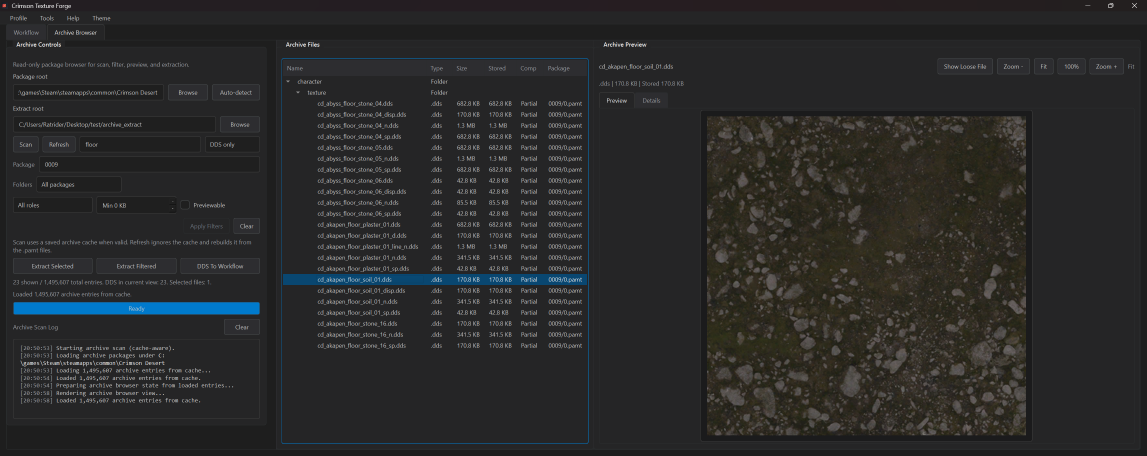
#> input picture archive_browser.png, 3440 x 1368 px (shown at 1/3 size)
$ python -i new_item_materials.py   (imports and definitions only)
#> lines starting #> are read from the running program, lines starting #| are printed output that depends on the picture
### cdmw/app/native_threads.py
"""Bound the thread pools that native numerical libraries start when they load.

numpy's wheel carries OpenBLAS, which starts one thread per core (24 on the
development machine) when numpy is imported and commits about 20 MiB for each:
490 MiB of commit in every CDMW Python process before any work is done, and
20 to 120 ms of import time (P16 stage 2 report, "numpy without OpenBLAS").
CDMW's matrix work is small (3 x 3 and 4 x 4 transforms, N x 3 vertex sets, one
texture-sized UV bake). Two threads is the smallest count at which none of
CDMW's linear-algebra sites a user waits for grows by more than about 50 ms
(the report's table: one thread slows the UV bake from 72 to 148 ms); it commits
50 MiB instead of 500.

``cdmw/__init__.py`` calls this, so it runs before numpy in every entry point
that imports the package first: the app (``cdmw_app.py`` imports ``cdmw``
before anything else), each ``--*-worker`` mode and the MCP bridge (all through
``cdmw_app.py``), and the tests (``tests/conftest.py`` imports ``cdmw`` first).
Child processes inherit the setting. A value the user has set is kept.
"""

from __future__ import annotations

import os

OPENBLAS_THREADS = "2"


def limit_native_thread_pools(environ=None) -> None:
    target = os.environ if environ is None else environ
    target.setdefault("OPENBLAS_NUM_THREADS", OPENBLAS_THREADS)


__all__ = ["OPENBLAS_THREADS", "limit_native_thread_pools"]

### cdmw/domain/new_item/item_behavior.py
"""Closed item.behavior@1 values for the remaining ItemInfo authoring families.

Descriptors are application-owned storage contracts. Packages supply values,
never descriptors, offsets, reader addresses or executable expressions.
"""
from copy import deepcopy
from dataclasses import dataclass, field, fields
from math import isfinite
from typing import Mapping


def record(**members):
    return ('record', tuple(members.items()))


def sequence(value, maximum=256):
    return ('list', value, maximum)


def array(value, count):
    return ('array', value, count)


def optional(value):
    return ('optional', value)


LOCAL = record(category='u8', key='u64', text_key='text')
PAGE = record(left_texture='text', right_texture='text', left_knowledge='u32', right_knowledge='u32')
# Game 1.0.0.3732 rows add PageData._uiTextureRotationType (one byte) after the right
# page's knowledge. Values read from such a row carry it as an extra member; a page
# written without it gets 0, and older rows cannot store anything else.
PAGE_ROTATION = 'texture_rotation'
INSPECTION = record(item='u32', gimmick='u32', character='u32', spawn_reason_hash='u32', socket='text',
    speak_character='u32', target_tag='u32', reward_own_knowledge='bool', reward_knowledge='u32', description=LOCAL,
    board_key='u32', action_type='u8', gimmick_state_hash='u32', target_page='u32', left_page='bool',
    page_knowledge='u32', read_after_reward='bool', refer_to_left_page='bool', effect='u32', complete_effect='u32')
INSPECT_ACTION = record(action_hash='u32', catch_tag_hash='u32', catcher_socket='text', target_socket='text')
DROP = record(enchant_level='u16', socket_items=sequence('u32', 8),
    socket_materials=sequence(record(item='u32', count='u64'), 8), subitem='subitem', valid_sockets='u8', use_sockets='bool')
DOCKING = record(gimmick='u32', character='u32', item='u32', parent_socket='text', child_socket='text',
    docking_tags=array('u32', 4), equipment_slot='u16', spawn_distance='u32', equip_gimmick='bool',
    damage_parent='bool', body_part='bool', docking_type='u8', summoner_team='bool', player_only='bool',
    npc_only='u32', sync_break_parent='bool', hit_part='u8', detected_by_npc='bool', bag_docking='bool',
    collision='bool', disable_other_gimmick_collision='bool', slot_key='text', inherit_summoner='bool',
    summon_tags=array('u32', 4), animation_root_bone='text')
INVENTORY_CHANGE = record(event_type='u8', player_condition='u32', target_condition='u32', event_condition='u32', inventory='u16')
MONEY_UNIT = record(unit='u32', ui_component='text', minimum='u32', icon='u32', money_icon='u32', name=LOCAL, description=LOCAL)
MONEY = record(price_floor='u64', units=sequence(MONEY_UNIT))
ICON = record(icon='u32', highlight_icon='u32', check_sealed='bool', gimmick_states=sequence('u32'), check_usable='bool')
PREFAB = record(scale=array('f32', 3), prefabs=sequence('u32'), animations=sequence('u32'),
    equipment_slots=sequence('u16'), tribe_genders=sequence('u32'), docking_switch='u32',
    use_gimmick_prefab='bool', craft_material='bool', data_type='u8')

# wire name -> (complete ItemInfo field, storage shape, editor section)
BEHAVIOR_FIELDS = {
    'item_type': ('_itemType', 'u8', 'classification'),
    'category': ('_categoryInfo', 'u16', 'classification'),
    'equipment_type': ('_equipTypeInfo', 'u32', 'classification'),
    'material_key': ('_materialKey', 'u32', 'classification'),
    'material_match': ('_materialMatchInfo', 'u32', 'classification'),
    'item_groups': ('_itemGroupInfoList', sequence('u16'), 'classification'),
    'hackable_character_groups': ('_hackableCharacterGroupInfoList', sequence('u16'), 'classification'),
    'stage': ('_stageInfo', 'u32', 'classification'),
    'advice': ('_lookDetailGameAdviceInfoWrapper', 'u32', 'classification'),
    'mission': ('_lookDetailMissionInfo', 'u32', 'classification'),
    'broken_prefix': ('_brokenItemPrefixString', 'u32', 'metadata'),
    'memo': ('_itemMemo', 'text', 'metadata'), 'filter_type': ('_filterType', 'text', 'metadata'),
    'default_texture': ('_defaultTexturePath', 'texture', 'metadata'), 'emoji_texture': ('_emojiTextureID', 'texture', 'metadata'),
    'drop_stat_type': ('_applyDropStatType', 'u8', 'drops'),
    'drop_defaults': ('_dropDefaultData', DROP, 'drops'),
    'default_subitem': ('_defaultSubItem', 'subitem', 'drops'),
    'discard_y_bits': ('_discardOffsetY', 'u32', 'drops'),
    'discard_attach_terrain': ('_discardAttachTerrain', 'bool', 'drops'),
    'fixed_pages': ('_fixedPageDataList', sequence(PAGE), 'inspection'),
    'dynamic_pages': ('_dynamicPageDataList', sequence(PAGE), 'inspection'),
    'inspections': ('_inspectDataList', sequence(INSPECTION), 'inspection'),
    'inspect_action': ('_inspectAction', INSPECT_ACTION, 'inspection'),
    'docking': ('_dockingChildData', optional(DOCKING), 'interaction'),
    'inventory_change': ('_inventoryChangeData', optional(INVENTORY_CHANGE), 'interaction'),
    'money': ('_moneyTypeDefine', optional(MONEY), 'currency'),
    'icons': ('_itemIconList', sequence(ICON), 'presentation'),
    'prefabs': ('_prefabDataList', sequence(PREFAB), 'presentation'),
}
SUBITEM_TYPES = frozenset((0, 3, 9, 14, 15, 16, 17, 18, 255))


@dataclass(frozen=True, slots=True)
class ItemBehaviorSettings:
    fields: Mapping[str, object] = field(default_factory=dict)


# [65 lines left out: functions validate_value, decode_behavior_settings, encode_behavior_settings, not called in this run]

### cdmw/services/new_item_materials.py
"""The plain-PBR material route of the New Item Studio.

The Builder's Full Import gives an imported model the template's layered material,
which the game then draws its own detail layers over. This route rewrites the
wrappers the import owns into the game's texture-driven `SkinnedMeshStandard`
(`SkinnedMeshEmissive` where the source glows), see
:mod:`cdmw.core.pac_xml_standard_material`, and gives them a real `_sp` map (G
roughness, B metalness) encoded from the source's metallic/roughness texture when
the source is known, else the Builder's material mask (same channel layout, but its
roughness was clamped towards matte).

`ModelFiles` in, `ModelFiles` out; nothing here reads or writes an archive.
"""

from __future__ import annotations

import copy
import hashlib
import re
import tempfile
from dataclasses import dataclass, field, replace
from pathlib import Path
from typing import TYPE_CHECKING, Callable, Dict, Mapping, Optional, Tuple

from cdmw.core.pac_xml_standard_material import (
    PacXmlMaterialError,
    PlainMaterial,
    find_material_wrappers,
    rewrite_materials,
)
from cdmw.domain.new_item.spec import MaterialRoute
from cdmw.services.new_item_planning import ModelFiles, NewItemPlanError

if TYPE_CHECKING:
    from cdmw.modding.material_replacer import ReplacementTextureSlot

_BASE_NAME_RE = re.compile(r"(_basecolor|_base_[0-9a-f]+)?\.dds$", re.I)
_BOM = "\ufeff"


# [34 lines that did not run here, left out]


# [10 lines that did not run here, left out]


# [124 lines that did not run here, left out]


def _sp_path_for(base_path: str, source_name: str) -> str:
    """Keep distinct source materials separate even when their base texture is shared."""

    folder, _, name = base_path.replace("\\", "/").rpartition("/")
    if _BASE_NAME_RE.search(name):
        new_name = _BASE_NAME_RE.sub("_sp.dds", name, count=1)
    else:
        new_name = f"{name[:-4]}_sp.dds" if name.lower().endswith(".dds") else f"{name}_sp.dds"
    if source_name:
        identity = hashlib.sha256(source_name.casefold().encode("utf-8")).hexdigest()[:12]
        new_name = f"{new_name.removesuffix('_sp.dds')}_{identity}_sp.dds"
    return f"{folder}/{new_name}" if folder else new_name


def encode_sp_from_png(png: Path, *, on_log: Optional[Callable[[str], None]] = None) -> bytes:
    """Encode a metallic/roughness PNG as the game's `_sp` DDS (BC1, full mip chain).

    glTF packs roughness in G and metalness in B, which is the `_sp` layout, so those
    two channels go through unchanged; the shipped `_sp` textures carry 255 in R (a
    steel sword's guard reads 255/59/255, its handle 255/111/43), and a glTF map's R
    is occlusion or nothing, so R is set to 255 the way the game's own are.
    """
#> called with png = '../../archive_browser.png'

    from PIL import Image

    from cdmw.core.texture_native import encode_dds_with_directxtex
    from cdmw.domain.textures.output import max_mips_for_size

    with Image.open(png) as image:
#> image is the input picture: PIL image 3440x1368 RGBA; mean R, G, B, A 41.7, 42, 41.8, 255
        width, height = image.size
#> width = 3440; height = 1368
        rgb = image.convert("RGB")
    _red, green, blue = rgb.split()
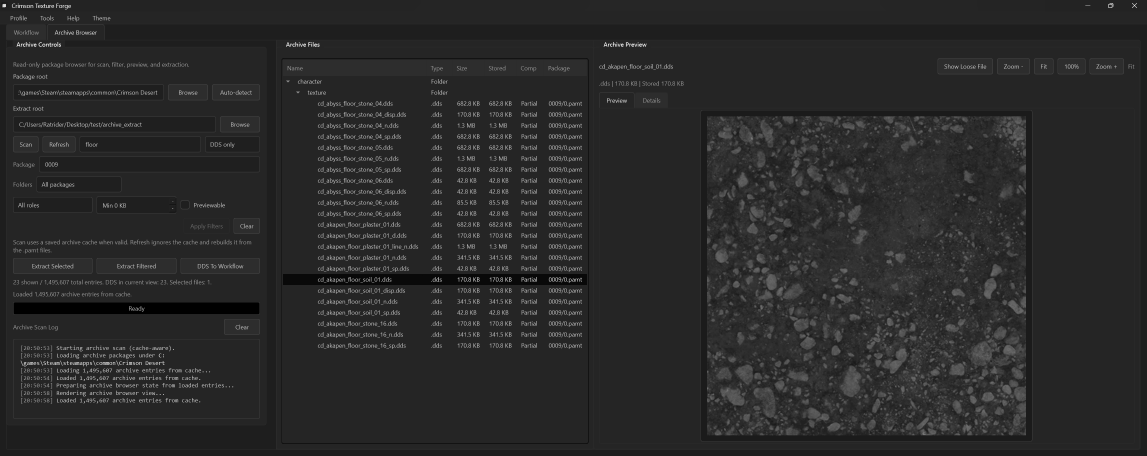
#> _red: PIL image 3440x1368 L (shown at 1/3 size); min 0, max 255, mean 41.7
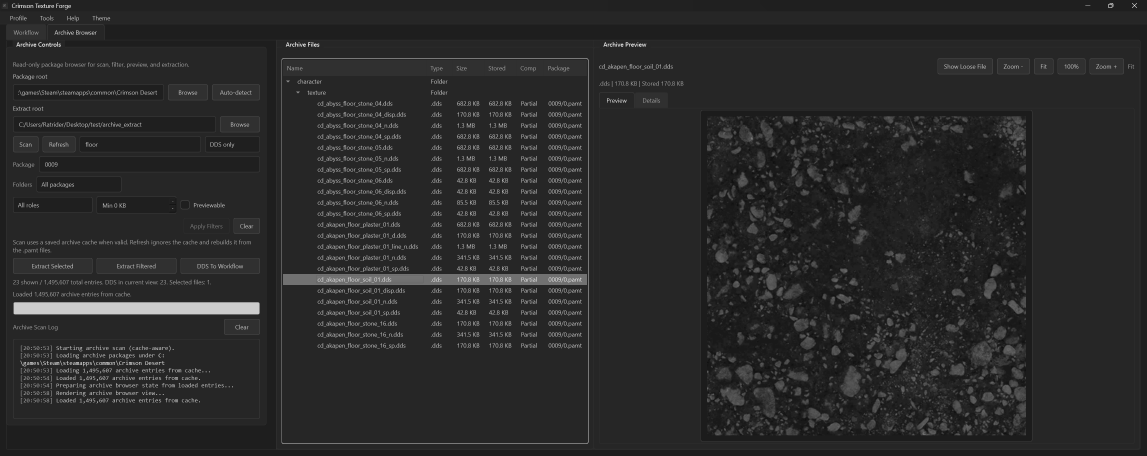
#> blue: PIL image 3440x1368 L (shown at 1/3 size); min 10, max 255, mean 41.8
    rgb = Image.merge("RGB", (Image.new("L", rgb.size, 255), green, blue))
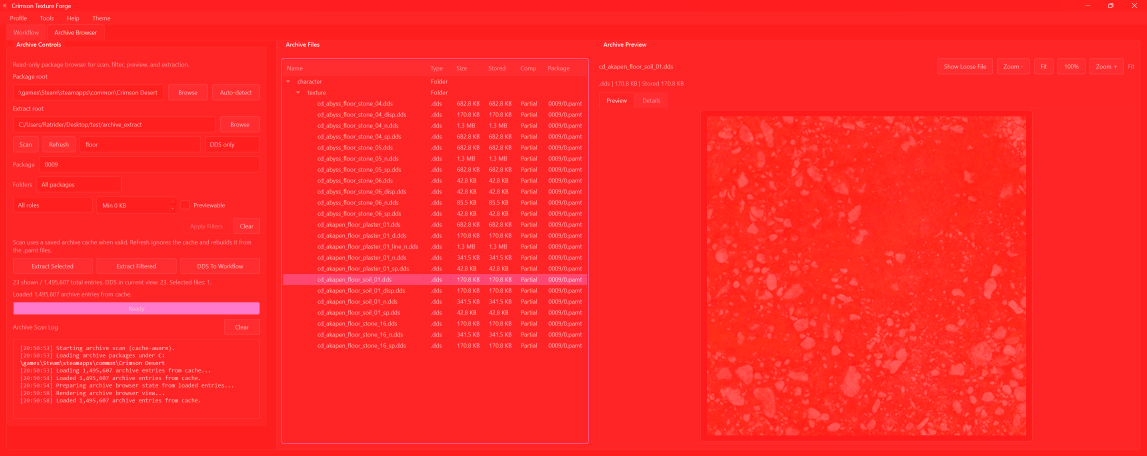
#> rgb: PIL image 3440x1368 RGB (shown at 1/3 size); mean R, G, B 255, 42, 41.8
    with tempfile.TemporaryDirectory(prefix="cdmw_new_item_sp_") as temp:
#> (the run stopped early here; a loop or call above may not have finished)

$ run again, on workflow_compare.png
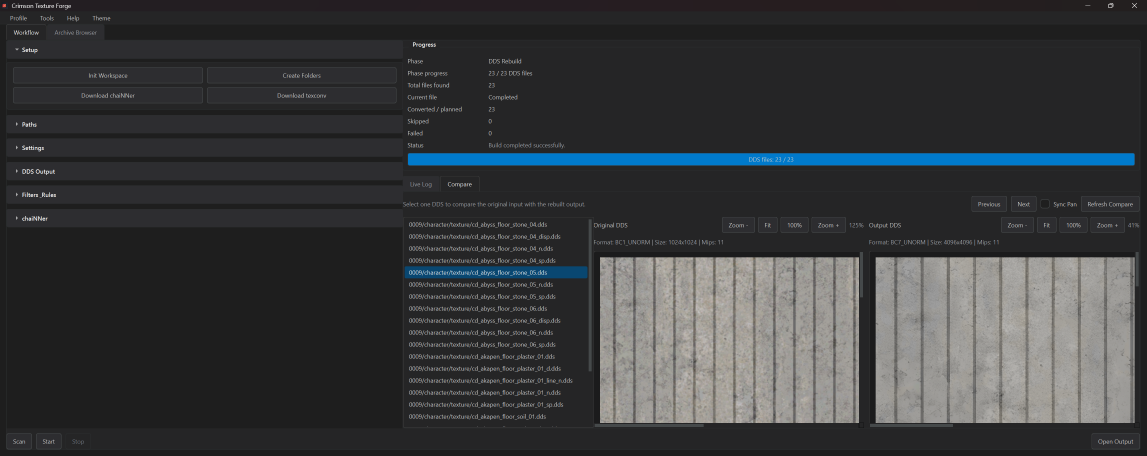
#> input picture workflow_compare.png, 3440 x 1366 px (shown at 1/3 size)
#> in encode_sp_from_png, image is the input picture: PIL image 3440x1366 RGBA; mean R, G, B, A 56.4, 58.1, 59.8, 255
#> in encode_sp_from_png, `_red, green, blue = rgb.split()`:
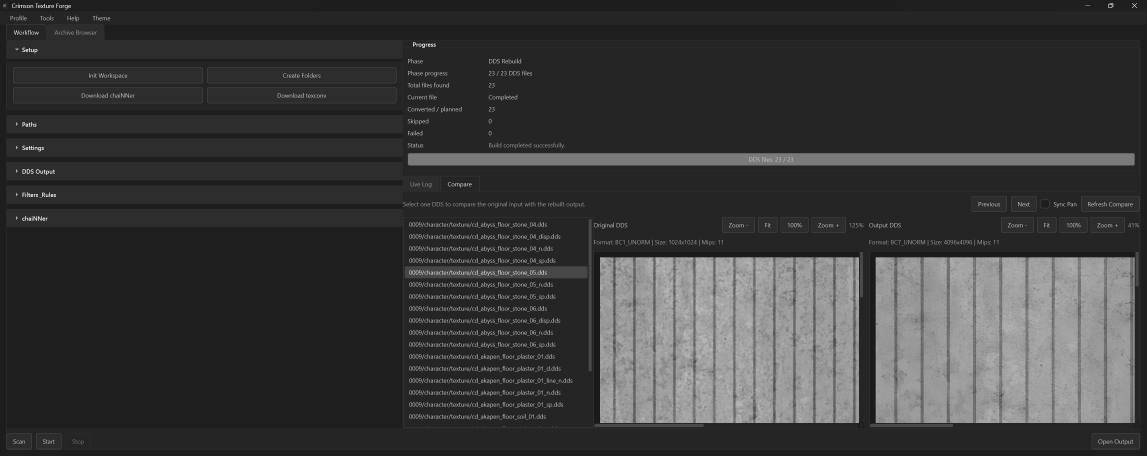
#> green: PIL image 3440x1366 L (shown at 1/3 size); min 11, max 255, mean 58.1
#> in encode_sp_from_png, `rgb = Image.merge("RGB", (Image.new("L", rgb.size, 255), green, blue))`:
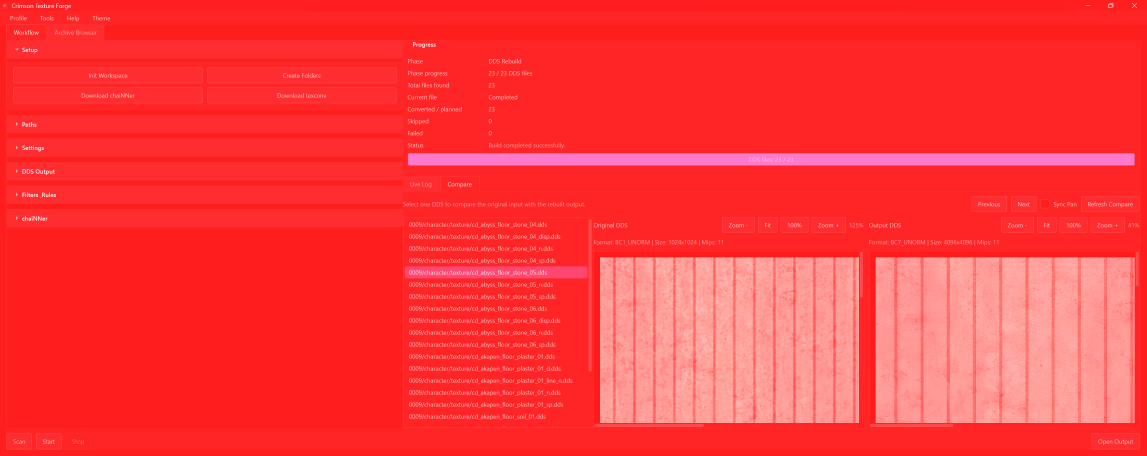
#> rgb: PIL image 3440x1366 RGB (shown at 1/3 size); mean R, G, B 255, 58.1, 59.8
